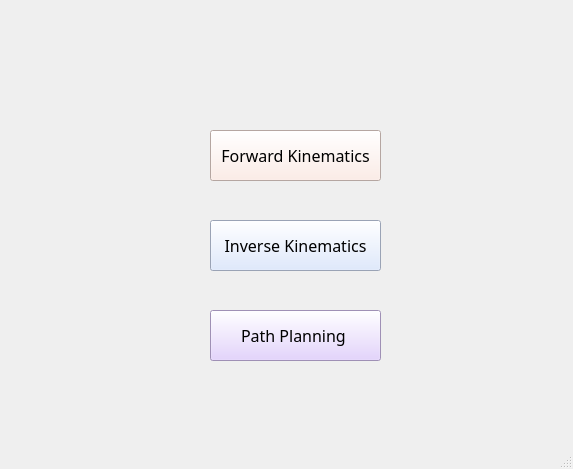
<?xml version="1.0" encoding="UTF-8"?>
<ui version="4.0">
 <class>Window2</class>
 <widget class="QMainWindow" name="Window2">
  <property name="geometry">
   <rect>
    <x>0</x>
    <y>0</y>
    <width>573</width>
    <height>469</height>
   </rect>
  </property>
  <property name="font">
   <font>
    <family>MS PGothic</family>
   </font>
  </property>
  <property name="windowTitle">
   <string>MainWindow</string>
  </property>
  <property name="styleSheet">
   <string notr="true"/>
  </property>
  <widget class="QWidget" name="centralwidget">
   <widget class="QPushButton" name="fKButton">
    <property name="geometry">
     <rect>
      <x>210</x>
      <y>130</y>
      <width>171</width>
      <height>51</height>
     </rect>
    </property>
    <property name="font">
     <font>
      <family>Sitka</family>
      <pointsize>12</pointsize>
     </font>
    </property>
    <property name="styleSheet">
     <string notr="true">background-color: rgb(254, 233, 226);</string>
    </property>
    <property name="text">
     <string>Forward Kinematics</string>
    </property>
   </widget>
   <widget class="QPushButton" name="iKButton">
    <property name="geometry">
     <rect>
      <x>210</x>
      <y>220</y>
      <width>171</width>
      <height>51</height>
     </rect>
    </property>
    <property name="font">
     <font>
      <family>Sitka</family>
      <pointsize>12</pointsize>
     </font>
    </property>
    <property name="styleSheet">
     <string notr="true">background-color: rgb(215, 228, 253);</string>
    </property>
    <property name="text">
     <string>Inverse Kinematics</string>
    </property>
   </widget>
   <widget class="QPushButton" name="pPButton">
    <property name="geometry">
     <rect>
      <x>210</x>
      <y>310</y>
      <width>171</width>
      <height>51</height>
     </rect>
    </property>
    <property name="font">
     <font>
      <family>Sitka</family>
      <pointsize>12</pointsize>
     </font>
    </property>
    <property name="styleSheet">
     <string notr="true">background-color: rgb(222, 201, 254);</string>
    </property>
    <property name="text">
     <string>Path Planning </string>
    </property>
   </widget>
  </widget>
  <widget class="QMenuBar" name="menubar">
   <property name="geometry">
    <rect>
     <x>0</x>
     <y>0</y>
     <width>573</width>
     <height>21</height>
    </rect>
   </property>
  </widget>
  <widget class="QStatusBar" name="statusbar"/>
 </widget>
 <resources/>
 <connections/>
</ui>
